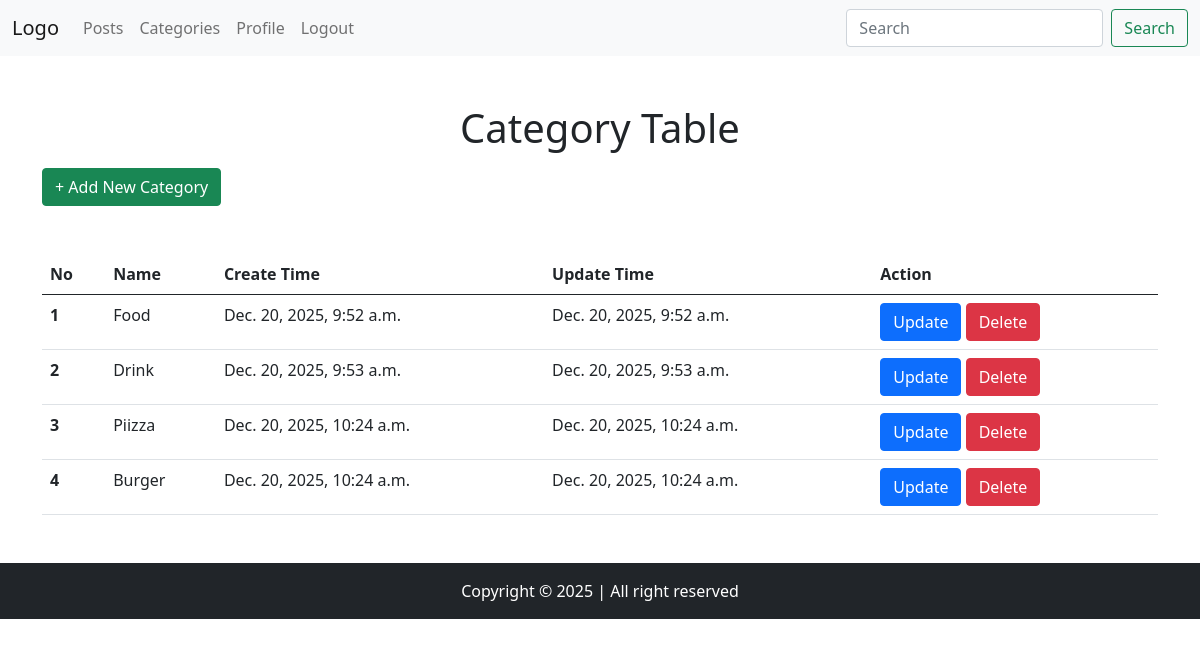
Screenshot of /category/list/ (signed in) with the database file from the repository.
### app/models.py (models this page shows)
class CategoryModel(models.Model):
    name = models.CharField(max_length=200)
    created_at = models.DateTimeField(auto_now_add=True)
    updated_at = models.DateTimeField(auto_now=True)

### app/views.py (the view)
# urls.py: path("category/list/", views.category_list),
@login_required(login_url="/login/")
def category_list(request):
    categories = CategoryModel.objects.all()
    context = {"categories": categories}
    return render(request, "category_list.html", context)

### templates/category_list.html (shortened to what this page needs)
{% extends 'components/base.html' %}
{% block body %}
<h1 class="text-center mb-3">Category Table</h1>
<a href="/category/create/" class="btn btn-success">+ Add New Category</a>
<table class="table mt-5">
    <thead>
        <tr>
            <th scope="col">No</th>
            <th scope="col">Name</th>
            <th scope="col">Create Time</th>
            <th scope="col">Update Time</th>
            <th scope="col">Action</th>
        </tr>
    </thead>
    <tbody>
        {% for category in categories %}
        <tr>
            <th scope="row">{{ forloop.counter }}</th>
            <td>{{ category.name }}</td>
            <td>{{ category.created_at }}</td>
            <td>{{ category.updated_at }}</td>
            <td>
                <a href="/category/update/{{ category.id }}/" class="btn btn-primary">Update</a>
                <a href="/category/delete/{{ category.id }}/" class="btn btn-danger">Delete</a>
            </td>
        </tr>
        {% endfor %}
    </tbody>
</table>
{% endblock %}

### rows the page displays
CategoryModel: name "Food", created_at "Dec. 20, 2025, 9:52 a.m.", updated_at "Dec. 20, 2025, 9:52 a.m."
CategoryModel: name "Drink", created_at "Dec. 20, 2025, 9:53 a.m.", updated_at "Dec. 20, 2025, 9:53 a.m."
CategoryModel: name "Piizza", created_at "Dec. 20, 2025, 10:24 a.m.", updated_at "Dec. 20, 2025, 10:24 a.m."
CategoryModel: name "Burger", created_at "Dec. 20, 2025, 10:24 a.m.", updated_at "Dec. 20, 2025, 10:24 a.m."
